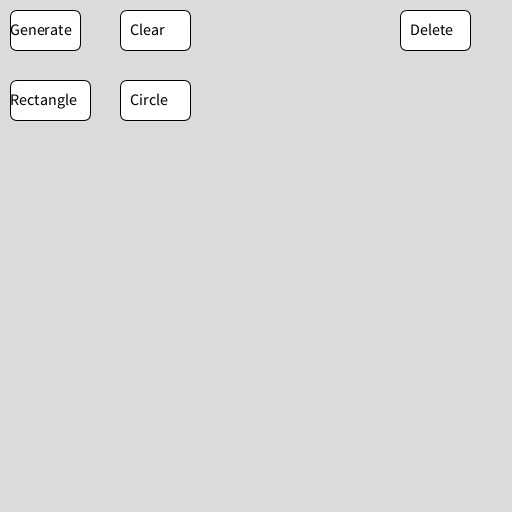
Frame 1 (no input)
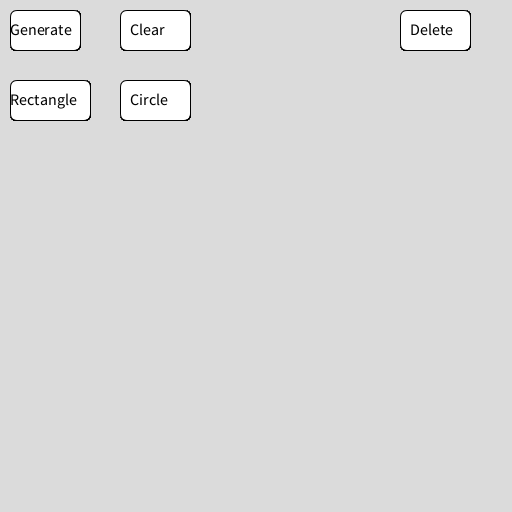
Frame 60 (the mouse pressed at the canvas centre just before this capture)
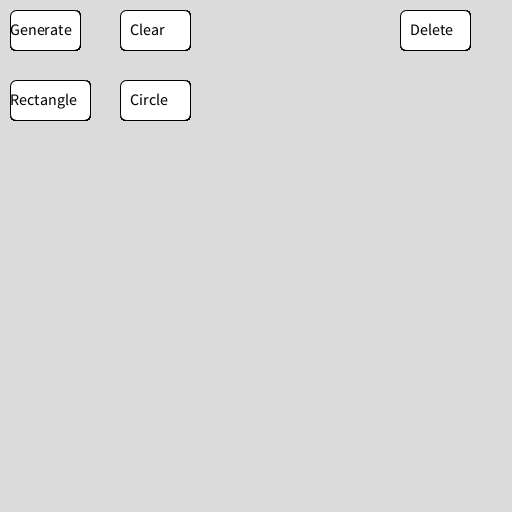
Frame 120 (the mouse held since frame 60 and released just before this capture)

The Processing sketch that drew these frames (run headless with seeded random() and noise(); from frame 60 on, the mouse is pressed at the canvas centre):

// Processing sketch: ShapeToolGUI
// ── ShapeToolGUI.pde
ShapeSystem shapeSystem;

void setup(){
  size(512, 512);
  frameRate(6);
  background(219);
  shapeSystem = new ShapeSystem();
  //shapeSystem.createDummyBaseShape(20);
}
boolean click = false;
boolean clear = false;
boolean rec = false;
boolean cir = false;

void draw(){
  // TODO: Reset background and draw the shapes
  stroke(0);
  fill(255);
      shapeSystem.render();
  fill(255);
  rect(10,10,70,40,7);
  rect(120,10,70,40,7);
  
  rect(10,80,80,40,7);
  rect(120,80,70,40,7);
  
  rect(400,10,70,40,7);
  textSize(16);
   fill(0);
  text("Generate", 10, 35);
  text("Clear", 130, 35);
  text("Rectangle", 10, 105);
  text("Circle", 130, 105);
   text("Delete", 410, 35);
  noStroke();
  if(click == true){
    fill(255);
    stroke(0);
      click = false;
      shapeSystem.createDummyAnyShape(40);
  }
  if(clear == true){
    shapeSystem.removeAllShapes();
    background(219);
    clear = false;
  }
  
}
void mousePressed() {
  stroke(0);
  fill(255);
  if (mouseX > 10 && mouseX < 70 && mouseY >10 && mouseY < 50) {
    click  = true;
  } else if(mouseX > 120 && mouseX < 190 && mouseY >10 && mouseY < 50 ) {
    clear = true;
  }else if(mouseX > 10 && mouseX < 80 && mouseY >80 && mouseY < 120){
    shapeSystem.addRectangle();
    shapeSystem.render();
  }else if(mouseX > 120 && mouseX < 190 && mouseY >80 && mouseY < 120){
    shapeSystem.addCircle();
  }
  else if(mouseX > 400 && mouseX < 480 && mouseY >10 && mouseY < 50){
    println(mouseX,mouseY);
    shapeSystem.removeLastShape();
     background(219);
  }
}
void keyPressed(){
  if ( key == 's' ){
    save ("outputImage.png");
    shapeSystem.doSaveJSONArray("outputData");
  }
  if ( key == 'l' )
  {
    shapeSystem.doLoadJSONArray("outputData");
  }
}

// ── Circle.pde
class Circle extends Shape{
    public static final String SHAPETYPE = "CIRCLESHAPE";
    float x, y, radius;
    public Circle( int orderIdInLayer, float centerX, float centerY, float radius ){
        super( orderIdInLayer );
        x = centerX;
        y = centerY;
        this.radius = radius;
        // There is no polymorphism for fields in Java.
        super.shapeType = Circle.SHAPETYPE;
    }
    @Override
    public void render(){ 
        // Cheat it this way
        // since we have not lecture line rasterization yet
        circle( x, y, radius );
    }


    @Override
    public JSONObject toJSONObject( ){
        JSONObject theShapeJSON = new JSONObject();
        theShapeJSON.setInt( "id", orderIdInLayer );
        theShapeJSON.setString( "type", shapeType );
        theShapeJSON.setFloat( "x", x );
        theShapeJSON.setFloat( "y", y );
        theShapeJSON.setFloat( "radius", radius );
        return theShapeJSON;
    }

    @Override
    public boolean fromJSONObject( JSONObject dataJSON ){
        if (dataJSON != null){
            String dataType = ( !dataJSON.isNull( "type") ) ?
            dataJSON.getString( "type" ) : "";
            if( dataType.equals( this.shapeType ) ){
                orderIdInLayer = ( !dataJSON.isNull( "id") ) ? dataJSON.getInt( "id" ) : 0;
                x = ( !dataJSON.isNull( "x") ) ? dataJSON.getFloat( "x" ) : 0;
                y = ( !dataJSON.isNull( "y") ) ? dataJSON.getFloat( "y" ) : 0;
                radius = ( !dataJSON.isNull( "radius") ) ? dataJSON.getFloat( "radius" ) : 0;
                return true; // Loaded with data
            }
        }
        return false; // Failed to load data
    }
}
// ── Rectangle.pde
class Rectangle extends Shape{
    public static final String SHAPETYPE = "RECTANGLESHAPE";
    float x, y, recWidth, recHeight;
    public Rectangle( int orderIdInLayer, float topCornerX, float topCornerY, float recWidth, float recHeight){
        super( orderIdInLayer );
        x = topCornerX;
        y = topCornerY;
        this.recWidth = recWidth;
        this.recHeight = recHeight;
        super.shapeType = Rectangle.SHAPETYPE;
    }

    @Override
    public void render(){
        rect( x, y, recWidth, recWidth );
    }

    @Override
    public JSONObject toJSONObject( ){
        JSONObject theShapeJSON = new JSONObject();
        theShapeJSON.setInt( "id", orderIdInLayer );
        theShapeJSON.setString( "type", shapeType );
        theShapeJSON.setFloat( "x", x );
        theShapeJSON.setFloat( "y", y );
        theShapeJSON.setFloat( "width", recWidth );
        theShapeJSON.setFloat( "height", recHeight );
        return theShapeJSON;
    }

    @Override
    public boolean fromJSONObject( JSONObject dataJSON ){
        if (dataJSON != null){
            String dataType = ( !dataJSON.isNull( "type") ) ?
            dataJSON.getString( "type" ) : "";
            if( dataType.equals( this.shapeType ) ){
                orderIdInLayer = ( !dataJSON.isNull( "id") ) ? dataJSON.getInt( "id" ) : 0;
                x = ( !dataJSON.isNull( "x") ) ? dataJSON.getFloat( "x" ) : 0;
                y = ( !dataJSON.isNull( "y") ) ? dataJSON.getFloat( "y" ) : 0;
                recWidth = ( !dataJSON.isNull( "width") ) ? dataJSON.getFloat( "width" ) : 0;
                recHeight = ( !dataJSON.isNull( "height") ) ? dataJSON.getFloat( "height" ) : 0;
                return true;
            }
        }
        return false;
    }
}
// ── Shape.pde
class Shape
{
    int orderIdInLayer;
    public static final String SHAPETYPE = "BASESHAPE";
    String shapeType;

    public Shape( int orderIdInLayer )
    {
        this.orderIdInLayer = orderIdInLayer;
        shapeType = Shape.SHAPETYPE;
    }

    public JSONObject toJSONObject(){
        JSONObject theShapeJSON = new JSONObject();
        theShapeJSON.setInt( "id", orderIdInLayer );
        theShapeJSON.setString( "type", shapeType );
        return theShapeJSON;
    }

    public boolean fromJSONObject( JSONObject dataJSON){
        if(dataJSON != null){
            String dataType = (!dataJSON.isNull( "type")) ? dataJSON.getString( "type"): "";
            if( dataType.equals( this.shapeType)){
                orderIdInLayer = (!dataJSON.isNull( "id")) ? dataJSON.getInt( "id"):0;
                return true; // Loaded with data
            }
        }
        return false; // Failed to load data
    }

    public void render(){
        println( "Shape: id = " + orderIdInLayer );
        circle(
        random( 0, width ), // posCenterX
        random( 0, height ), // poxCenterY
        random( 0, ( width + height )/4) // Radius
        );
    }
} // end of Shape class

// ── ShapeSystem.pde
class ShapeSystem{
    ArrayList< Shape > shapeList; //OrderedList
    public ShapeSystem(){
        // TODO: Init something here
        shapeList = new ArrayList< Shape >();
    }
    public void render(){
        for ( Shape shapeObject : shapeList ) {
            shapeObject.render();
        }
    }

    private void addShape( Shape newShape ){
        if( newShape != null )
            shapeList.add( newShape );
    }

    public void removeLastShape(){
        if ( shapeList.size() > 0 )
            shapeList.remove( shapeList.size() - 1 );
    }
    
    public void removeAllShapes(){
        if ( shapeList.size() > 0 )
            shapeList.clear();
    }

    public void reassignIdtoAllShapes(){
        for ( int i = 0; i < shapeList.size(); i++){ 
            // Loop backward
            Shape theShape = shapeList.get( i );
            theShape.orderIdInLayer = i;
        }
    }

    public void reassignIdStartFromIndex( int startIndex ){
        for ( int i = startIndex; i < shapeList.size(); i++){
            Shape theShape = shapeList.get( i );
            theShape.orderIdInLayer = i;
        }
    }

    public void removeShapeById(int targetId){
        for ( int i = shapeList.size() - 1; i >= 0; i--){ 
            // Loop backward
            Shape theShape = shapeList.get( i );
            if ( theShape.orderIdInLayer == targetId ) {
                shapeList.remove( i );
            // Reassing new ordered id
            // to the remaining sublist
            reassignIdStartFromIndex( i );
            }
        }
    }
    
    public int count(){
        return shapeList.size();
    }

    public void createDummyBaseShape(int size){
        for ( int i = 0; i < size; i++ ){
            Shape newShape = new Shape( shapeList.size() );
            addShape( newShape );
        }
    }

    public void addCircle(float centerX, float centerY, float radius ){
        Circle newShape = new Circle( shapeList.size(),
        centerX, centerY, radius);
        addShape( newShape );
    }
        public void addCircle(){
        Circle newShape = new Circle( shapeList.size(),
       random( 0, width ),random( 0, height ),random( 0, (width + height)/4 ));
        addShape( newShape );
    }
    
    public void addRectangle(){
        Rectangle newShape = new Rectangle( shapeList.size(),
        random( 0, width ),random( 0, height ),random( 0, (width + height)/4 ),random( 0, (width + height)/4 ));
        addShape( newShape );
    }
    
    public void addRectangle(float topCornerX, float topCornerY, float recWidth, float recHeight ){
        Rectangle newShape = new Rectangle( shapeList.size(),
        topCornerX, topCornerY, recWidth, recHeight);
        addShape( newShape );
    }

    public void addTriangle(float posX1, float posY1, float posX2, float posY2,float posX3, float posY3 ){
        Triangle newShape = new Triangle( shapeList.size(),
        posX1, posY1, posX2, posY2, posX3, posY3);
        addShape( newShape );
    }

    public void createDummyAnyShape(int size){
        int choiceLimit = 3;
        int option;
        for ( int i = 0; i < size; i++ ){
            Shape newShape = null;
            option = int( random( 0, choiceLimit ) );
            switch( option ){
            case 0:
                addCircle(
                random( 0, width ),
                random( 0, height ),
                random( 0, (width + height)/4 )
                );
                break;
            case 1:
                addRectangle(
                random( 0, width ),
                random( 0, height ),
                random( 0, (width + height)/4 ),
                random( 0, (width + height)/4 )
                );
                break;
            case 2:
                addTriangle(
                random( 0, width ),
                random( 0, height ),
                random( 0, width ),
                random( 0, height ),
                random( 0, width ),
                random( 0, height )
                );
                break;
            default:
                break;
            }
        }
    }


    private JSONArray toJSONArray(){
        JSONArray dataJSONArray = new JSONArray(); // [ ]
        JSONObject dataJSONObject; // { }
        Shape theShape;
        for ( int i = 0; i < shapeList.size(); i++) {
            theShape = shapeList.get( i );
            dataJSONObject = theShape.toJSONObject();
            dataJSONArray.setJSONObject( i, dataJSONObject );
        }
        return dataJSONArray;
    }

    public void doSaveJSONArray(String filenameWithNoExtension){
        JSONArray dataJSONArray = toJSONArray();
        saveJSONArray( dataJSONArray, "data/" + filenameWithNoExtension + ".json" );
    }

    public void doLoadJSONArray(String filenameWithNoExtension){
        removeAllShapes(); // Clear the scene first
        JSONArray dataJSONArray;
        dataJSONArray = loadJSONArray("data/" + filenameWithNoExtension + ".json");
        for (int i = 0; i < dataJSONArray.size(); i++){
            JSONObject theShapeJSON = dataJSONArray.getJSONObject(i);
            String shapeType = ( !theShapeJSON.isNull( "type") ) ?
            theShapeJSON.getString( "type" ) : "BASESHAPE";
            
            if ( shapeType.equals(Shape.SHAPETYPE) ){
                Shape newShape = new Shape( -1 );
                if ( newShape.fromJSONObject( theShapeJSON ) ){
                    addShape( newShape );
                }
            } else if ( shapeType.equals(Circle.SHAPETYPE) ){
                Circle newShape = new Circle( -1, 0, 0, 0 );
                if ( newShape.fromJSONObject( theShapeJSON ) ){
                    addShape( newShape );
                }
            } else if ( shapeType.equals(Rectangle.SHAPETYPE) ){
                Rectangle newShape = new Rectangle( -1, 0, 0, 0, 0 );
                if ( newShape.fromJSONObject( theShapeJSON ) ){
                    addShape( newShape );
                }
            } else if ( shapeType.equals(Triangle.SHAPETYPE) )
            {
                Triangle newShape = new Triangle( -1, 0, 0, 0, 0, 0, 0 );
                if ( newShape.fromJSONObject( theShapeJSON ) ){
                    addShape( newShape );
                }
            }
        }
        reassignIdtoAllShapes(); // Make sure id is sequenced correctly
    }


}// End of ShapeSystem

// ── Triangle.pde
class Triangle extends Shape{

    public static final String SHAPETYPE = "TRIANGLESHAPE";
    float x1, y1, x2, y2, x3, y3;


    public Triangle( int orderIdInLayer, float posX1, float posY1, float posX2, float posY2, float posX3, float posY3){
        super( orderIdInLayer );
        x1 = posX1;
        y1 = posY1;
        x2 = posX2;
        y2 = posY2;
        x3 = posX3;
        y3 = posY3;
        super.shapeType = Triangle.SHAPETYPE;
    }

    @Override
    public void render(){
        triangle( x1, y1, x2, y2, x3, y3 );
    }


    @Override
    public JSONObject toJSONObject( ){
        JSONObject theShapeJSON = new JSONObject();
        theShapeJSON.setInt( "id", orderIdInLayer );
        theShapeJSON.setString( "type", shapeType );
        theShapeJSON.setFloat( "x1", x1 ); theShapeJSON.setFloat( "y1", y1 );
        theShapeJSON.setFloat( "x2", x2 ); theShapeJSON.setFloat( "y2", y2 );
        theShapeJSON.setFloat( "x3", x3 ); theShapeJSON.setFloat( "y3", y3 );
        return theShapeJSON;
    }

    @Override
    public boolean fromJSONObject( JSONObject dataJSON ){
        if (dataJSON != null){
            String dataType = ( !dataJSON.isNull( "type") ) ?
            dataJSON.getString( "type" ) : "";
            if( dataType.equals( this.shapeType ) ){
                orderIdInLayer = ( !dataJSON.isNull( "id") ) ? dataJSON.getInt( "id" ) : 0;
                x1 = ( !dataJSON.isNull( "x1") ) ? dataJSON.getFloat( "x1" ) : 0;
                y1 = ( !dataJSON.isNull( "y1") ) ? dataJSON.getFloat( "y1" ) : 0;
                x2 = ( !dataJSON.isNull( "x2") ) ? dataJSON.getFloat( "x2" ) : 0;
                y2 = ( !dataJSON.isNull( "y2") ) ? dataJSON.getFloat( "y2" ) : 0;
                x3 = ( !dataJSON.isNull( "x3") ) ? dataJSON.getFloat( "x3" ) : 0;
                y3 = ( !dataJSON.isNull( "y3") ) ? dataJSON.getFloat( "y3" ) : 0;
                return true;
            }
        }
        return false;
    }
}
